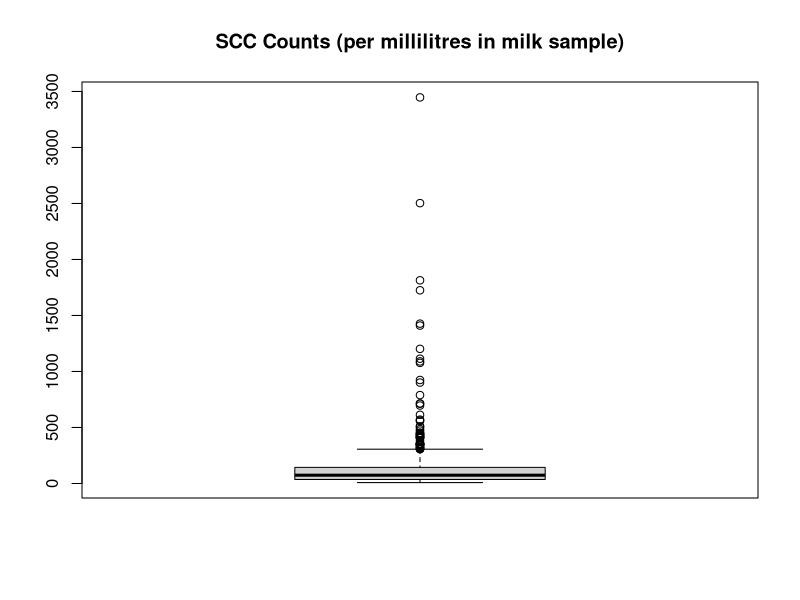
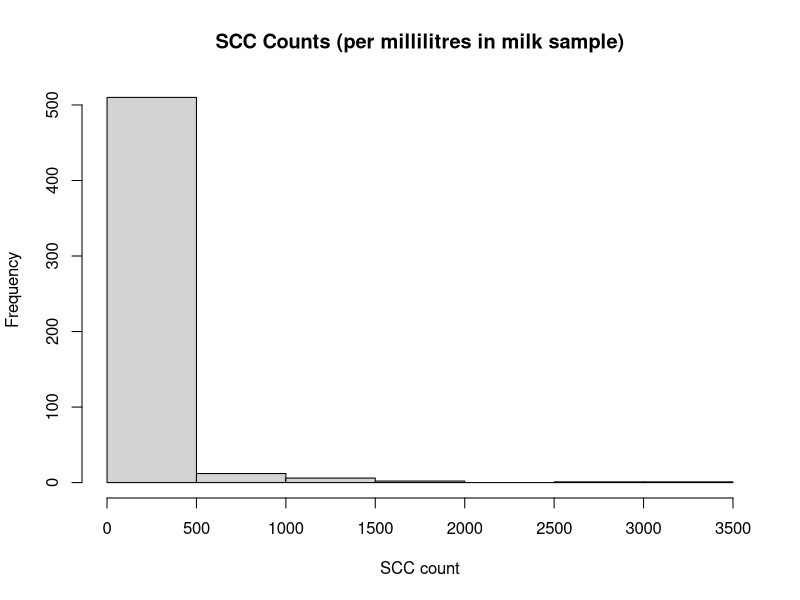
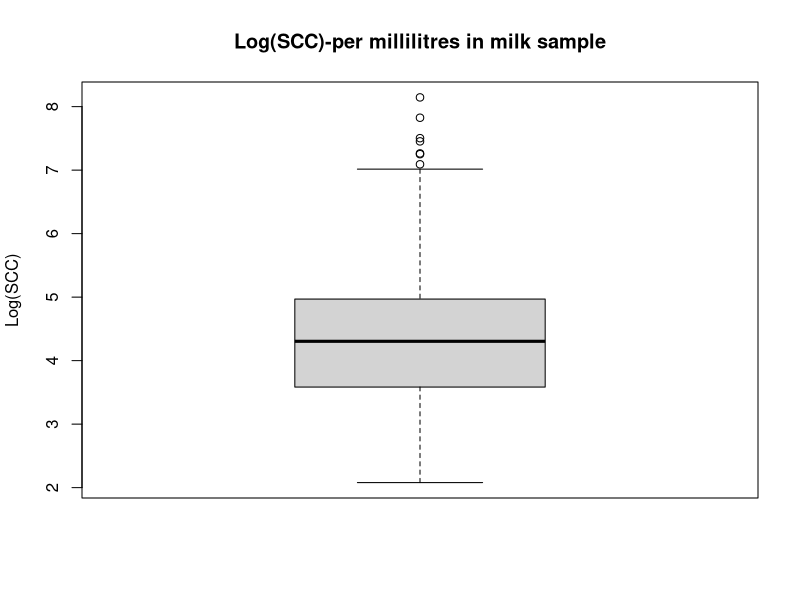
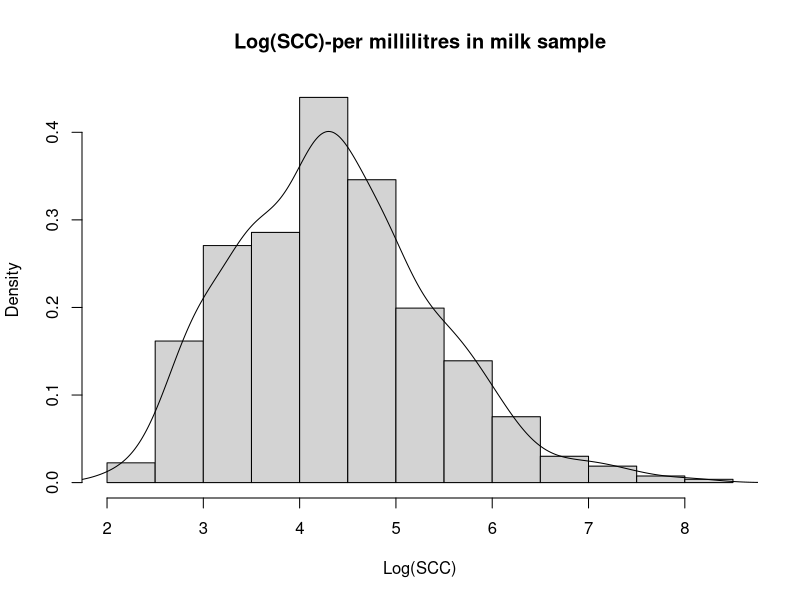
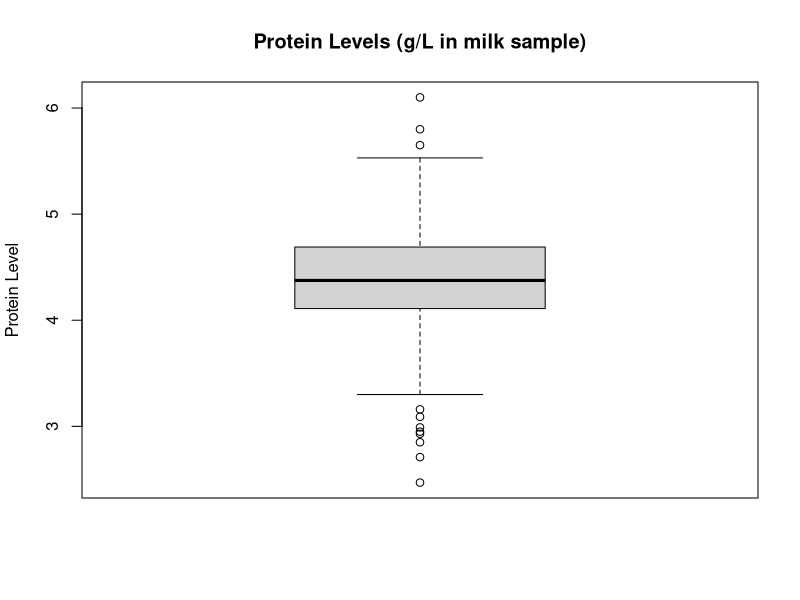
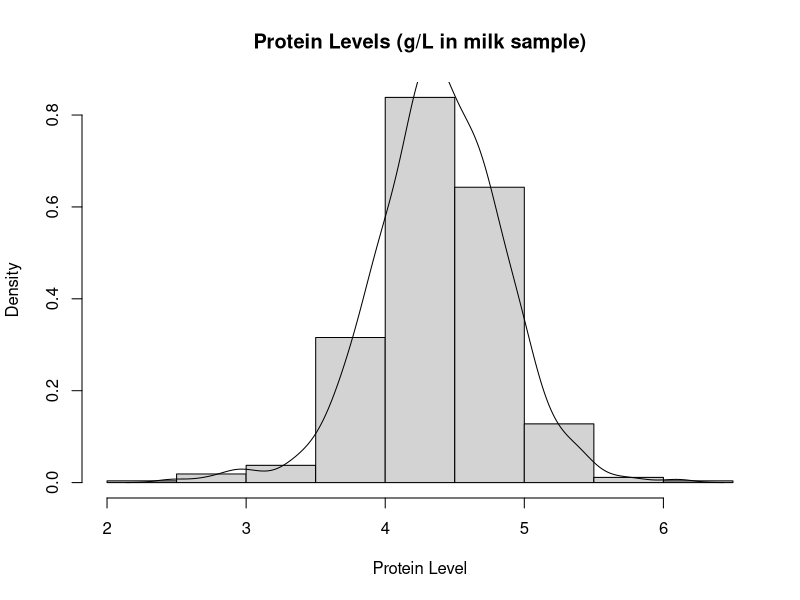
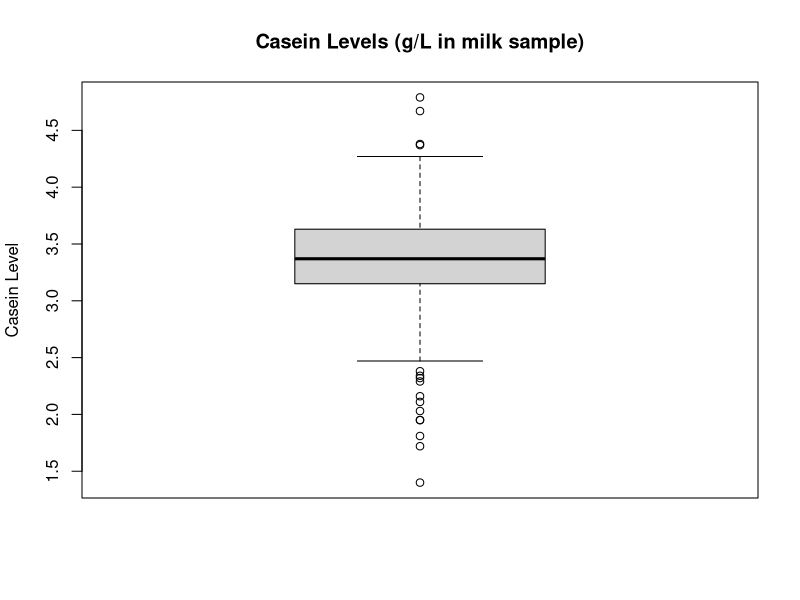
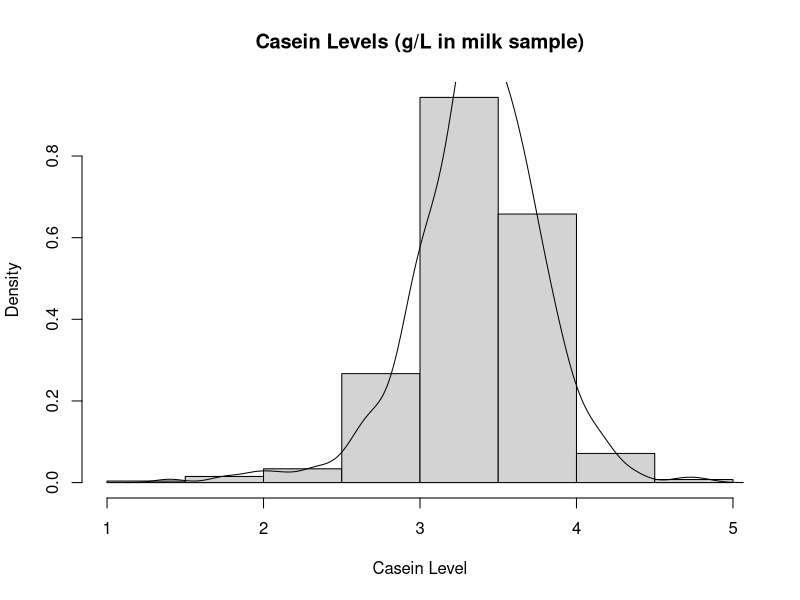

Recreate these plots in R, in order.
## ---- chunk 1
install.packages("psych")
library(psych)
## ---- chunk 2
setwd("/home/abhishek/Desktop/Pridctive analytics/Assignment1")
## ---- chunk 3

cowdf = read.csv('AMM_2018-10-31.csv') # loading data from csv to a dataframe cowdf
head(cowdf)
str(cowdf)

## ---- chunk 4

boxplot(cowdf$scc, main = "SCC Counts (per millilitres in milk sample)")
hist(cowdf$scc, xlab = "SCC count", main = "SCC Counts (per millilitres in milk sample)")

summary(cowdf$scc)
length(which(cowdf$scc > 400)) # Approximate number of outliers in the data set.

## ---- chunk 5

boxplot(log(cowdf$scc), ylab = "Log(SCC)",main = "Log(SCC)-per millilitres in milk sample")
hist(log(cowdf$scc), xlab = "Log(SCC)",freq = FALSE, main = "Log(SCC)-per millilitres in milk sample")
lines(density(log(cowdf$scc)))
summary(log(cowdf$scc))
## ---- chunk 6
boxplot((cowdf$protein), main = "Protein Levels (g/L in milk sample)", ylab= "Protein Level")
hist((cowdf$protein),freq = FALSE, main = "Protein Levels (g/L in milk sample)", xlab= "Protein Level")
lines(density(cowdf$protein))
summary((cowdf$protein))
## ---- chunk 7
boxplot(cowdf$casein, main = "Casein Levels (g/L in milk sample)", ylab= "Casein Level")
hist(cowdf$casein, freq = FALSE, main = "Casein Levels (g/L in milk sample)", xlab= "Casein Level")
lines(density(cowdf$casein))
summary(cowdf$casein)
## ---- chunk 8

conc_fed = factor(cowdf$conc_fed)
table(conc_fed) # Number of cows in each supplement categories in a table format
table(conc_fed)/length(cowdf$conc_fed)*100 # Percentage of cows in each supplement category in table format
plot(conc_fed, xlab = "Suppliment%", ylab = "Number of cows", main = "Suppliment levels in cow diets", ylim = c(0, 280))
barplot(prop.table(table(conc_fed)), xlab = "Suppliemt% in diet",ylab ="Proportions",ylim = c(0, 0.5), col = heat.colors(16)) # Proportion table of 
## ---- chunk 9

describeBy(log(cowdf$scc),cowdf$conc_fed)

boxplot(log(cowdf$scc)~cowdf$conc_fed, main = "Boxplot: Log(SCC) levels vs Suppliment% in diet", xlab = "Suppliment%", ylab ="Log(SCC) levels")

cor(log(cowdf$scc),cowdf$conc_fed)
## ---- chunk 10
par(mfrow = c(1,2))
plot(cowdf$protein, log(cowdf$scc),xlab = "SCC counts(per ml)", ylab ="Protein level g/L")
plot(cowdf$casein, log(cowdf$scc),xlab = "SCC counts(per ml)", ylab ="Casein level g/L")
par(mfrow = c(1,1))

cor(log(cowdf$scc),cowdf$protein)
cor(log(cowdf$scc),cowdf$casein)

## ---- chunk 11
cowdf$logScc = log(cowdf$scc) # adding a column logScc in the dataframe cowdf
fit = lm(logScc~protein, data =cowdf) 
fit 
plot(cowdf$protein, cowdf$logScc, xlab = "Protein level", ylab = "Log(scc) counts")
lines(cowdf$protein,fitted(fit), col = "red")

## ---- chunk 12
SXY = sum(((cowdf$protein)-mean(cowdf$protein))*((cowdf$logScc)-mean(cowdf$logScc))) # This is sample co-variance of XY
SXX = sum((cowdf$protein - mean(cowdf$protein))^2) # This is sample co-variance of XX

SXY
SXX
## ---- chunk 13
beta1 = SXY/SXX # regression coefficient = Sample covariance of XY / Sample covariance of X
beta1
beta0 = mean(cowdf$protein) - (beta1*(mean(cowdf$protein))) # Intercept
beta0

linearmod = lm(logScc~protein , data = cowdf)  # fitting the linear model
linearmod
## ---- chunk 14
N   = length(cowdf$logScc) # Number of observations in the dataset
MSE = sum(linearmod$residuals^2/
            (length(cowdf$logScc)-2)) # Mean Square of Residuals
## ---- chunk 15
# Variance of estimate of beta0
VARBO = MSE*((1/N)+(mean(cowdf$protein)^2/SXX))
VARBO
# Variance of estimate of beta1
VARB1 = MSE/SXX
VARB1
## ---- chunk 16
alpha = 0.05 # 5% significance level
TDIST = qt(1-(alpha/2), N-2) # t distributed value at 95% confidence, N-2 is degree of freedom
CI_beta0 = c(beta0 - TDIST*sqrt(VARBO), beta0 + TDIST*sqrt(VARBO)) #Lower and upper confidence Interval
CI_beta0

## ---- chunk 17

CI_beta1 = c(beta1 - TDIST*sqrt(VARB1), beta1 + TDIST*sqrt(VARB1))
CI_beta1

## ---- chunk 18
# T-Test
# Testing intercept beta0, Null Hypothesis :  beta0 = 0 and Alternate Hypothesis :  beta0 != 0 using T test
# a) Calculating absolute value of T. 

alpha = 0.05 # Taking the significance level
T = (linearmod$coefficients[1] - 0)/ sqrt(VARBO) # Sample test statistics taking beta0 as 0 as per Ho condition.
T

abs(T) > TDIST # Since |T| > t-value at 5 % significance level, we will reject the null hypothesis.

# Calculating P-value, i.e Probability that Ho is True
PVALUE = 2*(1-pt(T, df = N-2))
PVALUE  # p-value received is very small which is approximately equal to 0.

# Probability that Ho is True is 0, so I conclude that logScc count is not equal to when protein level in milk is zero. S

## ---- chunk 19

T = (linearmod$coefficients[2]-0)/(sqrt(VARB1)) # Sample test statistics taking beta1 as 0 as per Ho condition.
T

abs(T)>TDIST # Returns true, since |T| > t-value at 5 % significance level, we will reject the null hypothesis.

# Calculating p-value, i.e probability that Ho is True.
PVALUE = 2*(1-pt(T, N-2))
PVALUE

#Probability that beta1 is 0 is 0.00344, i.e there is no significant relationship between response variable logScc and predictor variable protein level in milk sample. So we can reject the null hypothesis for beta1.

# This is indicating that there is relationship between logScc and protein values in milk.

## ---- chunk 20
summary(linearmod)
FDIST = qf(1-alpha, 1, N-2)
FDIST
## ---- chunk 21
summary(linearmod)
## ---- chunk 22
sqrt(MSE) # Root mean square
## ---- chunk 23

SSE = sum((cowdf$logScc - linearmod$fitted.values)^2) #Error Sum of Squares i.e difference between fitted values and actual values.
MSE1 = SSE/N
VAR_Y = MSE1*(1/N+(cowdf$protein-mean(cowdf$protein))^2/SXX) # VAriance of Y is MSE* Variance of error
Yhat = fitted(linearmod) # Predicted values of Y

LC = Yhat- qt(1-alpha/2,N-2)*sqrt(VAR_Y) # Lower Confidence interval of Y
UC = Yhat + qt(1-alpha/2,N-2)*sqrt(VAR_Y) # Lower Confidence interval of Y

ord = order(cowdf$protein)

plot(cowdf$protein,cowdf$logScc,xlab="Protein",ylab="logScc", main = "CI of estimates of Y")
lines(cowdf$protein,Yhat,col="blue") # fitted values line
lines(cowdf$protein[ord],LC[ord],col="red", lty = 1) # Upper confidence interval line for estimate of y
lines(cowdf$protein[ord],UC[ord],col="red", lty = 1) # Lower confidence interval line for estimate of y

## ---- chunk 24
summary(residuals(linearmod))
plot(cowdf$protein, residuals(linearmod), xlab = "Protein levels", ylab = "Mean") # Scatter plot to check the the constant variance

#Normality of Errors
boxplot(residuals(linearmod), main="Residuals")
hist(residuals(linearmod), freq = FALSE, main = "Residuals distribution", xlab ="Residuals")
lines(density(residuals(linearmod)), lw = 2, col = "blue")

#Test for normality
shapiro.test(residuals(linearmod))

qqnorm(residuals(linearmod),main="QQ plot",pch=19,cex = 0.7, col ="blue")
qqline(residuals(linearmod))
